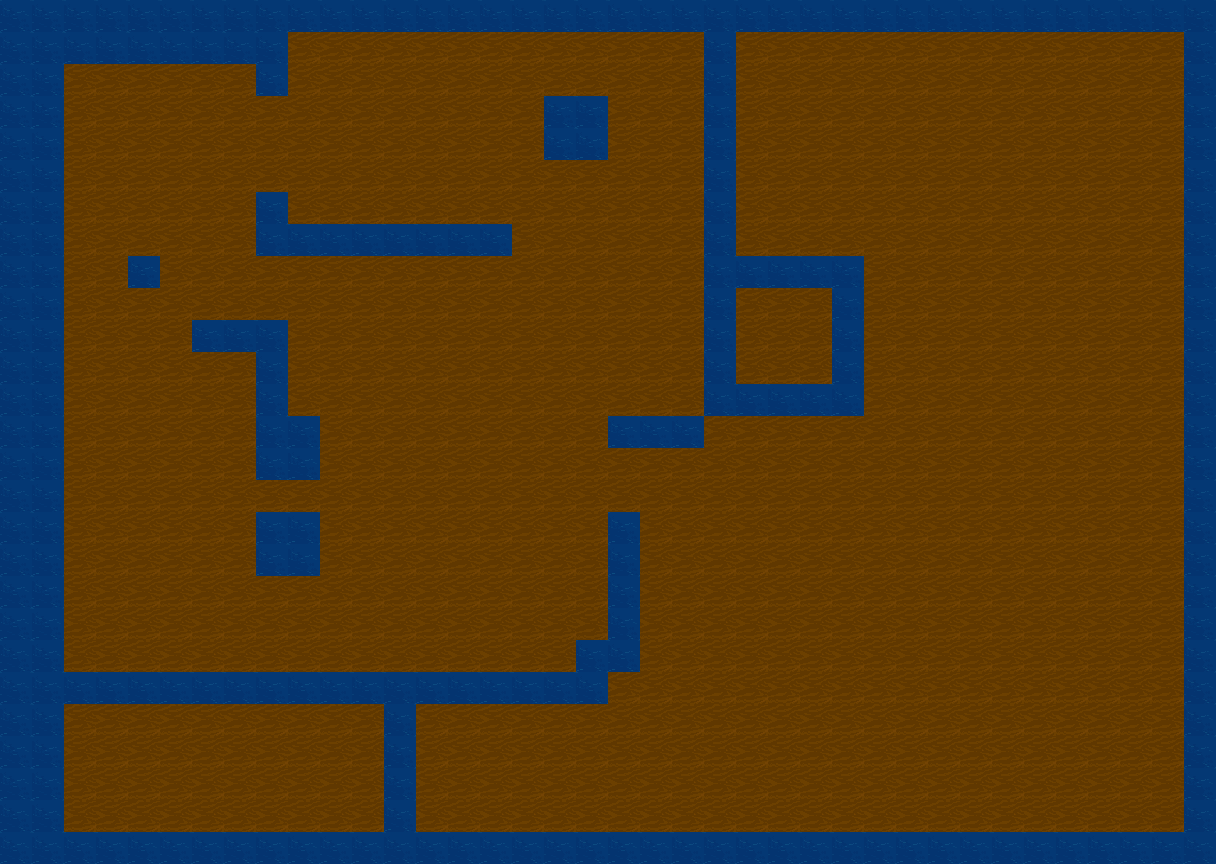

A level layout from a 2D game, rendered from its tile map. Below: a short description, then the map file with tile-grid data replaced by summaries:
An orthogonal 38x27 tile map with 32x32 px tiles, 2 tile layers (Graphics, Collisions).

<map version="1.0" tiledversion="1.0.3" orientation="orthogonal" renderorder="right-down" width="38" height="27" tilewidth="32" tileheight="32" nextobjectid="1">
 <tileset firstgid="1" name="summerTiles" tilewidth="32" tileheight="32" spacing="1" tilecount="380" columns="19">
  <image source="summerTiles.png" width="626" height="659" />
 </tileset>
 <layer name="Graphics" width="38" height="27">
  <properties>
   <property name="Draw" type="bool" value="true" />
  </properties>
  <data>[1026 cells, 1026 non-empty, 2 distinct tile ids]</data>
 </layer>
 <layer name="Collisions" width="38" height="27">
  <properties>
   <property name="Draw" type="bool" value="false" />
   <property name="Navigation" type="bool" value="true" />
  </properties>
  <data>[1026 cells, 239 non-empty, 1 distinct tile ids]</data>
 </layer>
</map>
